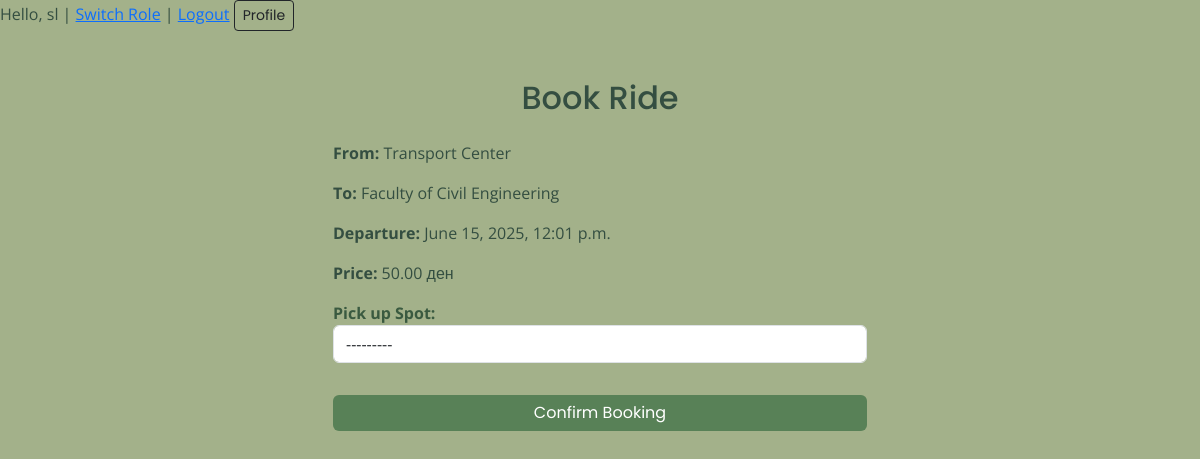
/rides/3/book/ (signed in), run on the app's committed database.
### accounts/models.py (models this page shows, shortened)
class User(AbstractUser):
    is_driver = models.BooleanField(default=False)
    is_passenger = models.BooleanField(default=True)

### rides/models.py (models this page shows, shortened)
class Ride(models.Model):
    driver = models.ForeignKey(settings.AUTH_USER_MODEL, on_delete=models.CASCADE, related_name='driven_rides')
    start_location = models.CharField(max_length=100)
    end_location = models.CharField(max_length=100)
    stops = models.ManyToManyField('Stop')
    seat_price = models.DecimalField(max_digits=6, decimal_places=2)
    available_seats = models.PositiveIntegerField()
    departure_time = models.DateTimeField()
    created_at = models.DateTimeField(auto_now_add=True)

### rides/views.py (the view)
# urls.py: path('<int:ride_id>/book/', views.book_ride, name='book'),
@login_required
def book_ride(request, ride_id):
    profile = request.user.profile
    if profile.role != 'passenger':
        return redirect('core:home')
    ride = get_object_or_404(Ride, id=ride_id)
    if request.method == 'POST':
        form = BookingForm(request.POST, ride=ride)
        if form.is_valid():
            booking = form.save(commit=False)
            booking.ride = ride
            booking.passenger = request.user
            booking.save()
            ride.available_seats -= 1
            ride.save()
            return redirect('accounts:profile')
    else:
        form = BookingForm(ride=ride)
    return render(request, 'book_ride.html', {'form': form, 'ride': ride})

### rides/forms.py
class BookingForm(forms.ModelForm):
    class Meta:
        model = Booking
        fields = ['stop']
        labels = {
            'stop': 'Pick up Spot'
        }
        widgets = {
            'stop': forms.Select(attrs={'class': 'form-control'}),
        }
    def __init__(self, *args, **kwargs):
        ride = kwargs.pop('ride', None)
        super().__init__(*args, **kwargs)
        if ride:
            self.fields['stop'].queryset = ride.stops.all()

### rides/templates/book_ride.html (shortened to what this page needs)
{% extends 'base.html' %}
{% block content %}
<div class="container mt-5">
    <h2 class="mb-4 text-center">Book Ride</h2>
    <div class="row justify-content-center">
        <div class="col-md-6">
            <p><strong>From:</strong> {{ ride.start_location }}</p>
            <p><strong>To:</strong> {{ ride.end_location }}</p>
            <p><strong>Departure:</strong> {{ ride.departure_time }}</p>
            <p><strong>Price:</strong> {{ ride.seat_price }} ден</p>
            <form method="POST">
                {{ form.as_p }}
                <button type="submit" class="btn btn-primary w-100 mt-3">Confirm Booking</button>
            </form>
        </div>
    </div>
</div>
{% endblock %}

### core/templates/base.html (shortened to what this page needs)
<!DOCTYPE html>
<html lang="en">
<head>
    <link href="https://cdn.jsdelivr.net/npm/bootstrap@5.3.3/dist/css/bootstrap.min.css" rel="stylesheet">
    <link
            rel="stylesheet"
            href="https://unpkg.com/leaflet@1.9.4/dist/leaflet.css"
    />
</head>
<body>
{% if user.is_authenticated %}
    Hello, {{ user.username }} |
    <a href="{% url 'accounts:switch_role' %}">Switch Role</a> |
    <a href="{% url 'accounts:logout' %}">Logout</a>
    <a href="{% url 'accounts:profile' %}" class="btn btn-sm btn-outline-dark">Profile</a>
{% else %}
    <a href="{% url 'accounts:login' %}">Login</a> |
    <a href="{% url 'accounts:register' %}">Register</a>
{% endif %}
<div class="container mt-4">
    {% block content %}{% endblock %}
</div>
</body>
</html>

### core/templates/base.html (style rules this page uses)
body { background-color: #A3B18A; font-family: 'Open Sans', sans-serif; color: #344E41; }
h2, .btn { font-family: 'Poppins', sans-serif; }
.btn-primary { background-color: #588157; border: none; }
label { font-weight: bold; color: #3A5A40; }

### data on the page
User: username "sl"
Ride: start_location "Transport Center", end_location "Faculty of Civil Engineering", departure_time "June 15, 2025, 12:01 p.m.", seat_price "50.00"
